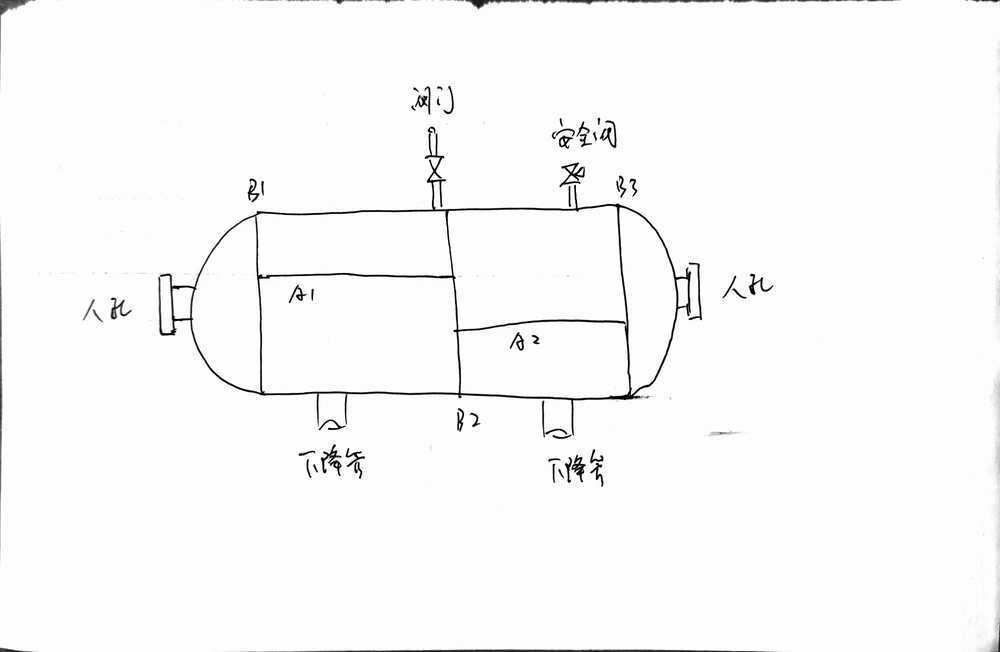
#> input picture sketch-to-cad-vector/assets/手绘容器图.jpg, 1000 x 652 px, shrunk from 1962 x 1280 before the run
$ python component_geom.py '../assets/手绘容器图.jpg'
#> lines starting #> are read from the running program, lines starting #| are printed output that depends on the picture; after the words box and inside, x2 and y2 are one past the last pixel; in counts of white or black regions, pixels touching at a corner belong together
#!/usr/bin/env python
# -*- coding: utf-8 -*-
"""component_geom.py — 用最大连通域隔离主体轮廓，客观量出：
直径、筒体直段长、长径比、封头深度、人孔/接管伸出方向（在封头尖点内侧还是外侧）。

原理：二值化 → 去照片边框 → 4x 降采样 → 8 邻域连通分量（networkx）→ 取最大分量
（手绘图里筒体+封头+隔板+分界线+接管+支座都是连在一起的，文字和引出线是独立小块）。

用法：python component_geom.py <img> [<img> ...] [--thr 160] [--scale 4]
"""
import sys

import networkx as nx
import numpy as np
from PIL import Image


def _shift(m, dy, dx):
    """零填充平移（np.roll 会首尾环绕，会把左右两端误连成一个连通域）。"""
    out = np.zeros_like(m)
    H, W = m.shape
    ys, xs = max(0, dy), max(0, dx)
    ye, xe = min(H, H + dy), min(W, W + dx)
    out[ys:ye, xs:xe] = m[ys - dy : ye - dy, xs - dx : xe - dx]
    return out


def _modal(vals, bin_size=8):
    """众数（按 bin_size 分箱）：母线位置的稳健估计。"""
    if len(vals) == 0:
        return 0.0
    lo = float(np.min(vals))
    idx = ((np.asarray(vals, dtype=float) - lo) // bin_size).astype(int)
    cnt = np.bincount(idx)
    b = int(np.argmax(cnt))
    lo_i = np.asarray(vals)[idx == b]
    return float(np.median(lo_i)) if len(lo_i) else lo + b * bin_size


def largest_component(dark, s=4, dil=1):
    small = dark[: dark.shape[0] // s * s, : dark.shape[1] // s * s].reshape(
        dark.shape[0] // s, s, dark.shape[1] // s, s
    ).any(axis=(1, 3))
    for _ in range(dil):  # 膨胀：把手绘断笔连上（零填充，不环绕）
        acc = small.copy()
        for dy in (-1, 0, 1):
            for dx in (-1, 0, 1):
                acc |= _shift(small, dy, dx)
        small = acc
    H, W = small.shape
    g = nx.Graph()
    pts = list(zip(*np.nonzero(small)))
    g.add_nodes_from(pts)
    idx = {p: i for i, p in enumerate(pts)}
    edges = []
    for (y, x) in pts:
        for dy in (-1, 0, 1):
            for dx in (-1, 0, 1):
                if dy == 0 and dx == 0:
                    continue
                q = (y + dy, x + dx)
                if q in idx and q > (y, x):
                    edges.append(((y, x), q))
    g.add_edges_from(edges)
    comps = sorted(nx.connected_components(g), key=len, reverse=True)
    mask = np.zeros_like(small)
    for p in comps[0]:
        mask[p] = True
    return comps, mask, small.shape, s


def measure(path, thr=160, s=4, dil=1):
    im = Image.open(path).convert("L")
    a = np.asarray(im)
    H, W = a.shape
    dark = a < thr
    # 去贴边噪条
    for y in range(H):
        if (y < 18 or y > H - 18) and dark[y, :].mean() > 0.3:
            dark[y, :] = False
    for x in range(W):
        if (x < 18 or x > W - 18) and dark[:, x].mean() > 0.3:
            dark[:, x] = False
    comps, cmask, (sh, sw), s = largest_component(dark, s, dil)
    comp = comps[0]
    ys = np.array([p[0] for p in comp])
    xs = np.array([p[1] for p in comp])
    x0, x1, y0, y1 = xs.min() * s, xs.max() * s, ys.min() * s, ys.max() * s
    print(f"\n=== {path}  thr={thr}")
    print(f"最大连通域占暗像素 {len(comp)}/{int(dark.sum())//1}，包围盒 x[{x0},{x1}] y[{y0},{y1}]")

    # 只取主体轮廓自身的像素做包络，避免文字/引出线/点划线污染
    big = np.zeros((H, W), dtype=bool)
    big[: cmask.shape[0] * s, : cmask.shape[1] * s] = np.kron(cmask, np.ones((s, s), dtype=bool))
    sub = (dark & big)[y0:y1 + 1, x0:x1 + 1]
    cols = {}
    for c in range(sub.shape[1]):
        r = np.nonzero(sub[:, c])[0]
        if len(r):
            cols[x0 + c] = (y0 + r.min(), y0 + r.max())
    xs_sorted = sorted(cols)
    top = np.array([cols[x][0] for x in xs_sorted])
    bot = np.array([cols[x][1] for x in xs_sorted])
    # 母线 = 上/下包络的众数位置（接管、支座只影响个别列，不影响众数）
    mt, mb = _modal(top, 8), _modal(bot, 8)
    tol = 10
    flat = (np.abs(top - mt) <= tol) & (np.abs(bot - mb) <= tol)
    fx = [x for x, v in zip(xs_sorted, flat) if v]
    if not fx:
        print("!! 找不到母线平台"); return {}
    lsh, rsh = min(fx), max(fx)
    plat = rsh - lsh
    diam = mb - mt
    cy = (mt + mb) / 2.0
    print(f"母线 y={mt:.0f} / {mb:.0f}  直径(母线间距)={diam:.0f}  中心线 y={cy:.0f}  (平台列 {len(fx)})")
    print(f"筒体直段 x[{lsh},{rsh}] 长={plat}  →  长径比(直段/直径)={plat/diam:.2f}")
    # 封头尖点：上包络逼近中心线的最外侧列
    left_head = [x for x in xs_sorted if x < lsh and cols[x][0] > cy - 10]
    right_head = [x for x in xs_sorted if x > rsh and cols[x][0] > cy - 10]
    tip_l = max(left_head) if left_head else lsh
    tip_r = min(right_head) if right_head else rsh
    print(f"封头: 左尖点≈x{tip_l}(深{lsh-tip_l}) 右尖点≈x{tip_r}(深{tip_r-rsh})  "
          f"含封头长={tip_r-tip_l}  →  总长/直径={(tip_r-tip_l)/diam:.2f}")
    print(f"包围盒总长={x1-x0}（含人孔等外伸件）")
    over_l, over_r = tip_l - x0, x1 - tip_r
    print(f"人孔外伸量: 左={over_l}px  右={over_r}px   "
          f"（>0 表示接管伸出封头之外；<0 表示被画进封头内侧 = 方向画反）")
    return dict(diam=diam, plat=plat, ratio=plat / diam, tip_l=tip_l, tip_r=tip_r,
                x0=x0, x1=x1, cy=cy, lsh=lsh, rsh=rsh)


if __name__ == "__main__":
    args = [a for a in sys.argv[1:] if not a.startswith("--")]
    thr, s, dil = 160, 4, 1
    for a in sys.argv[1:]:
        if a.startswith("--thr"):
            thr = int(a.split("=")[1])
        if a.startswith("--scale"):
            s = int(a.split("=")[1])
        if a.startswith("--dil"):
            dil = int(a.split("=")[1])
    for p in args:
        measure(p, thr, s, dil)
#> in measure, `dark = a < thr`:
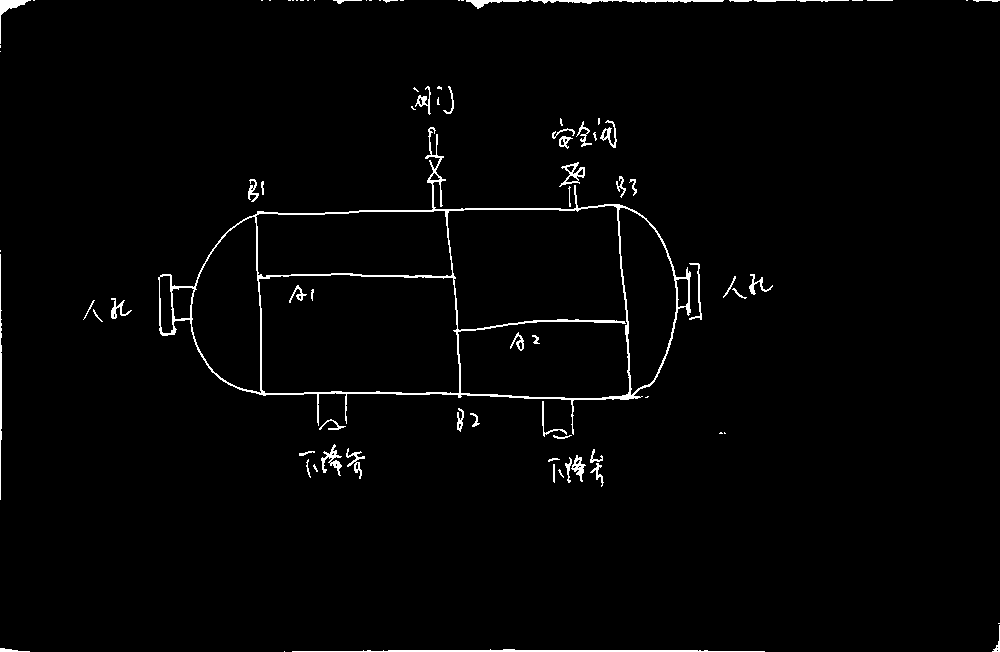
#> dark: shape (652, 1000) bool; 1.8% white in thin lines or dots
#> after the loop in measure, `for y in range(H):`:
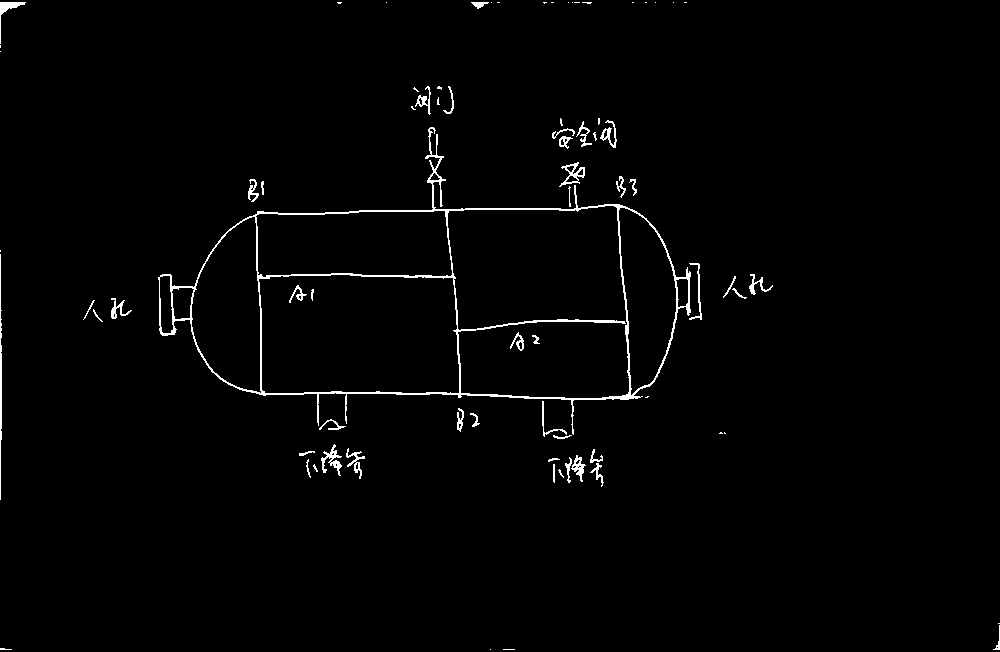
#> dark: shape (652, 1000) bool; 1.5% white in thin lines or dots
#> after the loop in measure, `for x in range(W):`:
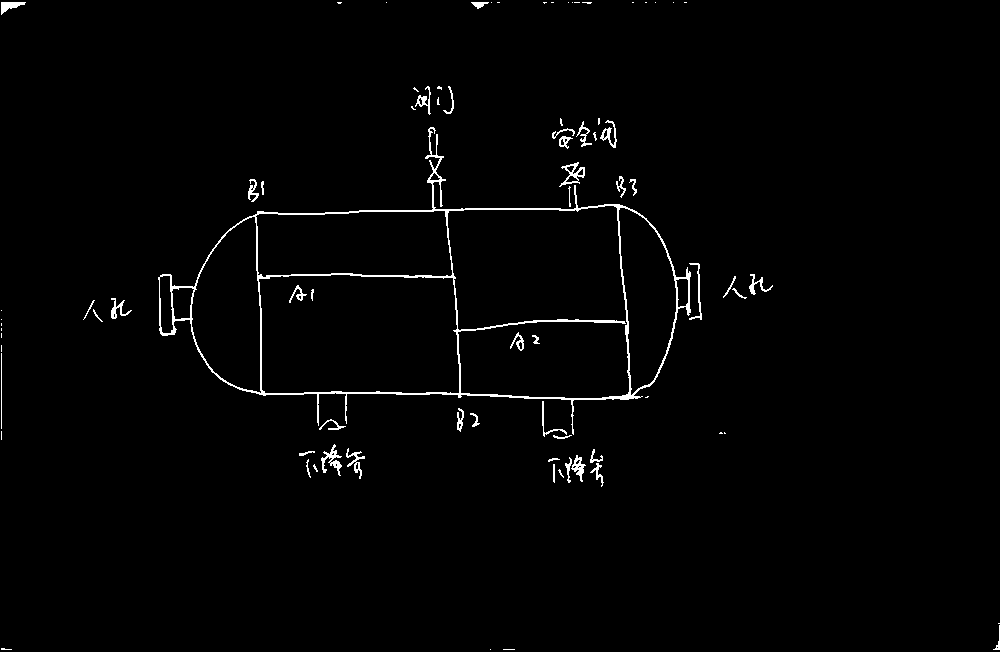
#> dark: shape (652, 1000) bool; 1.5% white in thin lines or dots
#> the loop in largest_component, `for _ in range(dil):` made 1 pass
#> pass 1, in largest_component, `small = acc`:
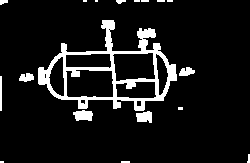
#> small: shape (163, 250) bool; 9.2% white; 18 white regions (9 under 20 px), largest, box (x1, y1, x2, y2) and area: (38, 20, 177, 111) 2973, (73, 110, 93, 121) 170, (136, 111, 152, 123) 151
#> in largest_component, `pts = list(zip(*np.nonzero(small)))`: pts = 3752 pairs, first value 0 to 162, second value 0 to 249
#> in largest_component, `idx = {p: i for i, p in enumerate(pts)}`: idx = 3752 items
#> the loop in largest_component, `for (y, x) in pts:` made 3752 passes
#> (y, x) on passes 1 to 3: (0, 0), (0, 1), (0, 2)
#> after the loop in largest_component, `for (y, x) in pts:`: edges = 12225 items
#> in measure, `comps, cmask, (sh, sw), s = largest_component(dark, s, dil)`:
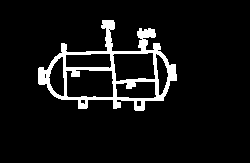
#> cmask: shape (163, 250) bool; 7.3% white; 1 white region, box (x1, y1, x2, y2) and area: (38, 20, 177, 111) 2973
#> in measure, `comps, cmask, (sh, sw), s = largest_component(dark, s, dil)`: comps = 18 items; sh = 163; sw = 250; s = 4
#> in measure, `comp = comps[0]`: comp = 2973 items
#> in measure, `ys = np.array([p[0] for p in comp])`: ys = 2973 values, max 110 at index 24, min 20 at index 26, mean 69.86
#> in measure, `xs = np.array([p[1] for p in comp])`: xs = 2973 values, max 176 at index 227, min 38 at index 7, mean 111.9
#> in measure, `x0, x1, y0, y1 = xs.min() * s, xs.max() * s, ys.min() * s, ys.max() * s`: x0 = 152; x1 = 704; y0 = 80; y1 = 440
#| 最大连通域占暗像素 2973/9512，包围盒 x[152,704] y[80,440]
#> in measure, `big[: cmask.shape[0] * s, : cmask.shape[1] * s] = np.kron(cmask, np.on..`:
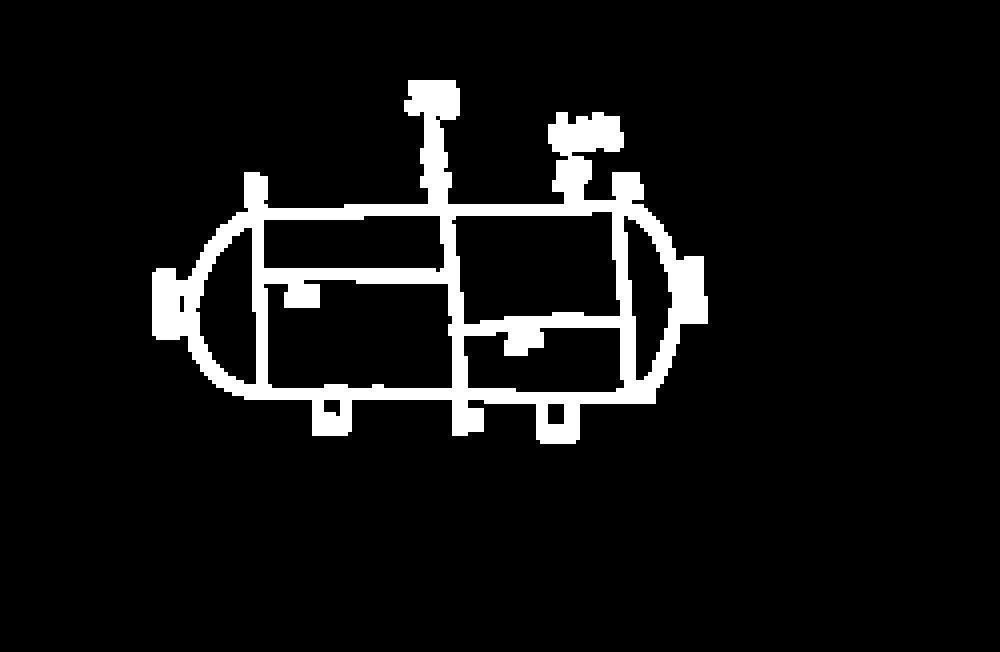
#> big: shape (652, 1000) bool; 7.3% white; 1 white region, box (x1, y1, x2, y2) and area: (152, 80, 708, 444) 47568
#> in measure, `sub = (dark & big)[y0:y1 + 1, x0:x1 + 1]`:
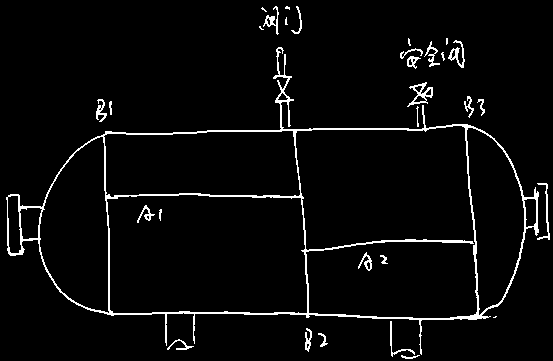
#> sub: shape (361, 553) bool; 3.8% white in thin lines or dots
#> the loop in measure, `for c in range(sub.shape[1]):` made 553 passes
#> r on passes 7, 10, 11: [197, 198, 199], [195, 196, 247, 248, 249, 250, 251, 252, 253, 254], [194, 195, 196, 252, 253, 254, 255]
#> after the loop in measure, `for c in range(sub.shape[1]):`: cols = 544 items
#> in measure, `xs_sorted = sorted(cols)`: xs_sorted = 544 values from 158 to 701
#> in measure, `top = np.array([cols[x][0] for x in xs_sorted])`: top = 544 values, max 313 at index 543, min 86 at index 269, mean 203
#> in measure, `bot = np.array([cols[x][1] for x in xs_sorted])`: bot = 544 values, max 438 at index 399, min 279 at index 0, mean 388.1
#> in _modal, `lo = float(np.min(vals))`: lo = 86
#> in _modal, `idx = ((np.asarray(vals, dtype=float) - lo) // bin_size).astype(int)`: idx = 544 values, max 28 at index 543, min 0 at index 255, mean 14.18
#> in _modal, `cnt = np.bincount(idx)`: cnt = 29 values, max 255 at index 15, min 0 at index 10, mean 18.76
#> in _modal, `b = int(np.argmax(cnt))`: b = 15
#> in _modal, `lo_i = np.asarray(vals)[idx == b]`: lo_i = 255 values, max 213 at index 16, min 206 at index 247, mean 210.1
#> in measure, `mt, mb = _modal(top, 8), _modal(bot, 8)`: mt = 210; mb = 394
#> in measure, `fx = [x for x, v in zip(xs_sorted, flat) if v]`: fx = 212 values from 242 to 647
#> in measure, `lsh, rsh = min(fx), max(fx)`: lsh = 242; rsh = 647
#> in measure, `plat = rsh - lsh`: plat = 405
#> in measure, `diam = mb - mt`: diam = 184
#> in measure, `cy = (mt + mb) / 2.0`: cy = 302
#| 母线 y=210 / 394  直径(母线间距)=184  中心线 y=302  (平台列 212)
#| 筒体直段 x[242,647] 长=405  →  长径比(直段/直径)=2.20
#> in measure, `left_head = [x for x in xs_sorted if x < lsh and cols[x][0] > cy - 10]`: left_head = []
#> in measure, `right_head = [x for x in xs_sorted if x > rsh and cols[x][0] > cy - 10]`: right_head = [700, 701]
#> in measure, `tip_l = max(left_head) if left_head else lsh`: tip_l = 242
#> in measure, `tip_r = min(right_head) if right_head else rsh`: tip_r = 700
#| 封头: 左尖点≈x242(深0) 右尖点≈x700(深53)  含封头长=458  →  总长/直径=2.49
#| 包围盒总长=552（含人孔等外伸件）
#> in measure, `over_l, over_r = tip_l - x0, x1 - tip_r`: over_l = 90; over_r = 4
#| 人孔外伸量: 左=90px  右=4px   （>0 表示接管伸出封头之外；<0 表示被画进封头内侧 = 方向画反）

$ run again, on sketch-to-cad-vector/assets/手绘单线图.png
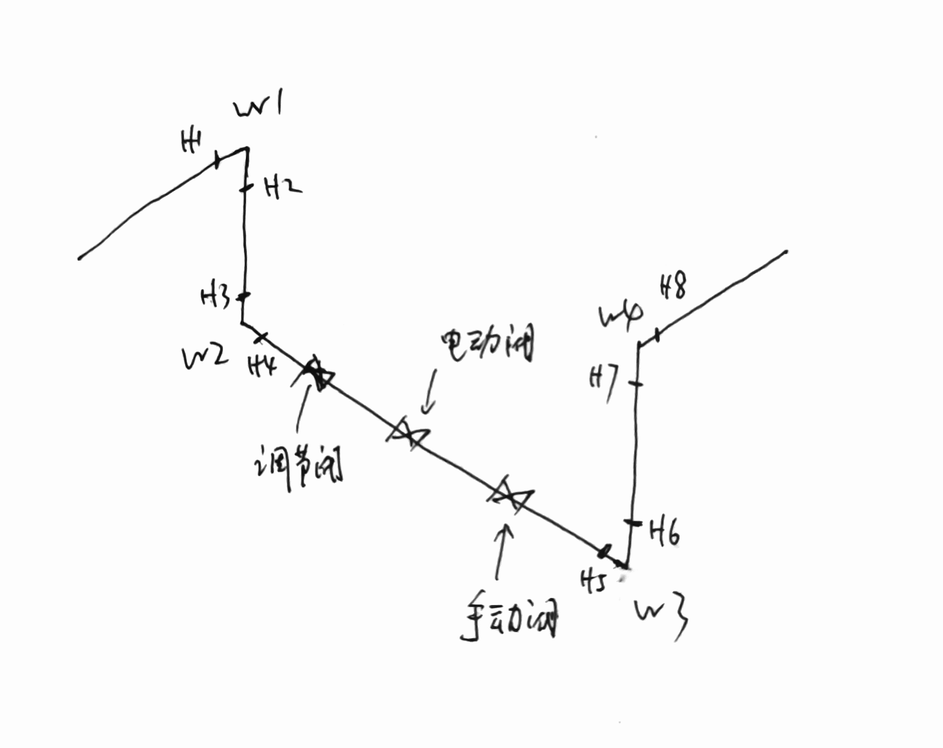
#> input picture sketch-to-cad-vector/assets/手绘单线图.png, 943 x 748 px, shrunk from 2410 x 1913 before the run
#> in measure, `dark = a < thr`:
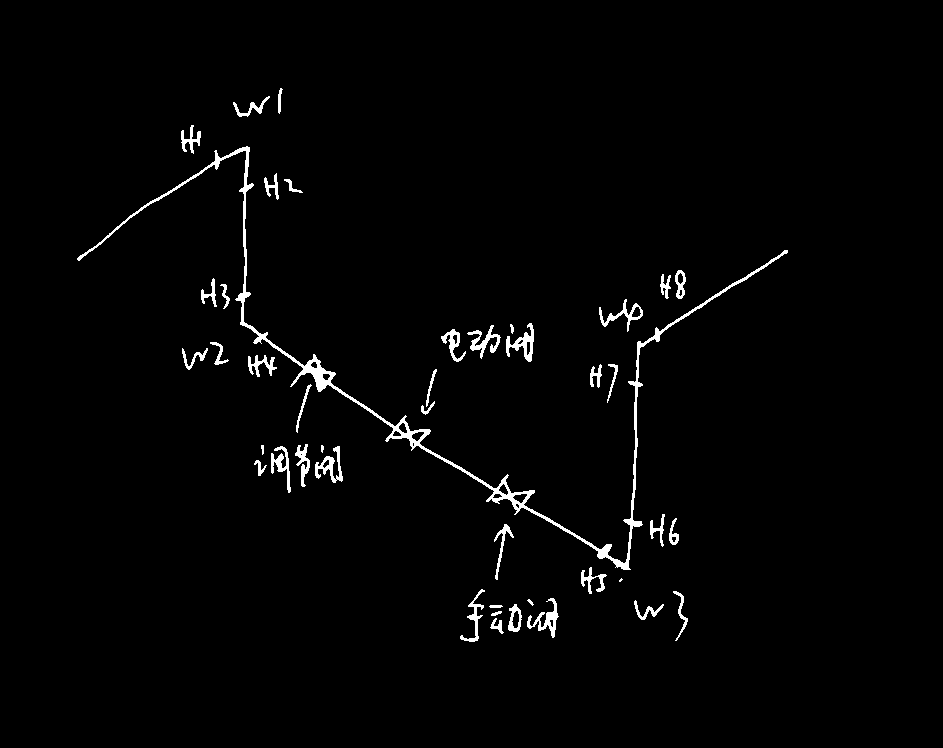
#> dark: shape (748, 943) bool; 1.8% white; 43 white regions (2 under 20 px), largest, box (x1, y1, x2, y2) and area: (77, 146, 788, 570) 5280, (506, 323, 534, 362) 417, (527, 598, 559, 638) 400
#> pts = 3701 pairs, first value 21 to 161, second value 18 to 197
#> in largest_component, `idx = {p: i for i, p in enumerate(pts)}`: idx = 3701 items
#> the loop in largest_component, `for (y, x) in pts:` made 3701 passes
#> (y, x) on passes 1 to 3: (21, 68), (21, 69), (21, 70)
#> after the loop in largest_component, `for (y, x) in pts:`: edges = 12608 items
#> cmask: shape (187, 235) bool; 7.1% white; 1 white region, box (x1, y1, x2, y2) and area: (18, 30, 198, 162) 3100
#> comps = 5 items; sh = 187; sw = 235; s = 4
#> comp = 3100 items
#> ys = 3100 values, max 161 at index 1038, min 30 at index 176, mean 99.48
#> xs = 3100 values, max 197 at index 1481, min 18 at index 148, mean 109.3
#> x0 = 72; x1 = 788; y0 = 120; y1 = 644
#| 最大连通域占暗像素 3100/12416，包围盒 x[72,788] y[120,644]
#> big: shape (748, 943) bool; 7% white; 1 white region, box (x1, y1, x2, y2) and area: (72, 120, 792, 648) 49600
#> in measure, `sub = (dark & big)[y0:y1 + 1, x0:x1 + 1]`:
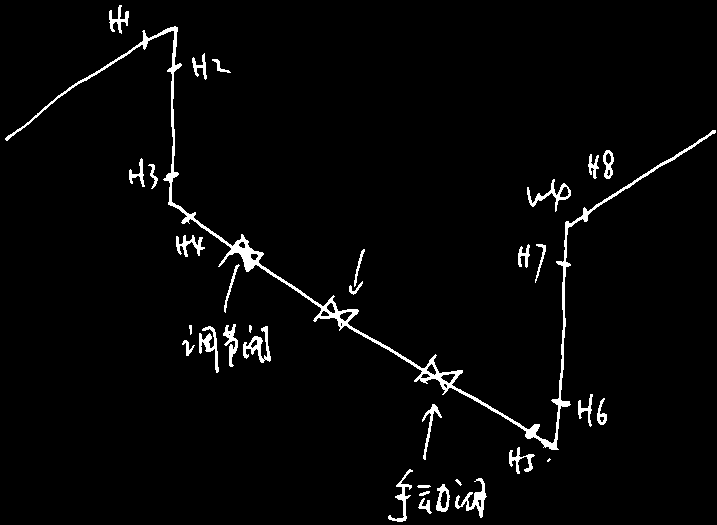
#> sub: shape (525, 717) bool; 2.8% white; 33 white regions (2 under 20 px), largest, box (x1, y1, x2, y2) and area: (5, 26, 716, 450) 5280, (455, 478, 487, 518) 400, (243, 326, 271, 363) 383
#> the loop in measure, `for c in range(sub.shape[1]):` made 717 passes
#> r on passes 6 to 8: [138, 139], [137, 138, 139, 140], [136, 137, 138, 139, 140]
#> after the loop in measure, `for c in range(sub.shape[1]):`: cols = 711 items
#> xs_sorted = 711 values from 77 to 787
#> top = 711 values, max 542 at index 511, min 125 at index 114, mean 327.5
#> bot = 711 values, max 641 at index 392, min 154 at index 156, mean 407.5
#> lo = 125
#> in _modal, `idx = ((np.asarray(vals, dtype=float) - lo) // bin_size).astype(int)`: idx = 711 values, max 52 at index 509, min 0 at index 104, mean 24.87
#> cnt = 53 values, max 33 at index 45, min 0 at index 39, mean 13.42
#> b = 45
#> lo_i = 33 values, max 492 at index 12, min 485 at index 0, mean 489.8
#> mt = 490; mb = 629
#> fx = 33 values from 490 to 534
#> lsh = 490; rsh = 534
#> plat = 44
#> diam = 139
#> cy = 559.5
#| 母线 y=490 / 629  直径(母线间距)=139  中心线 y=560  (平台列 33)
#| 筒体直段 x[490,534] 长=44  →  长径比(直段/直径)=0.32
#> left_head = []
#> tip_l = 490
#> tip_r = 534
#| 封头: 左尖点≈x490(深0) 右尖点≈x534(深0)  含封头长=44  →  总长/直径=0.32
#| 包围盒总长=716（含人孔等外伸件）
#> over_l = 418; over_r = 254
#| 人孔外伸量: 左=418px  右=254px   （>0 表示接管伸出封头之外；<0 表示被画进封头内侧 = 方向画反）
